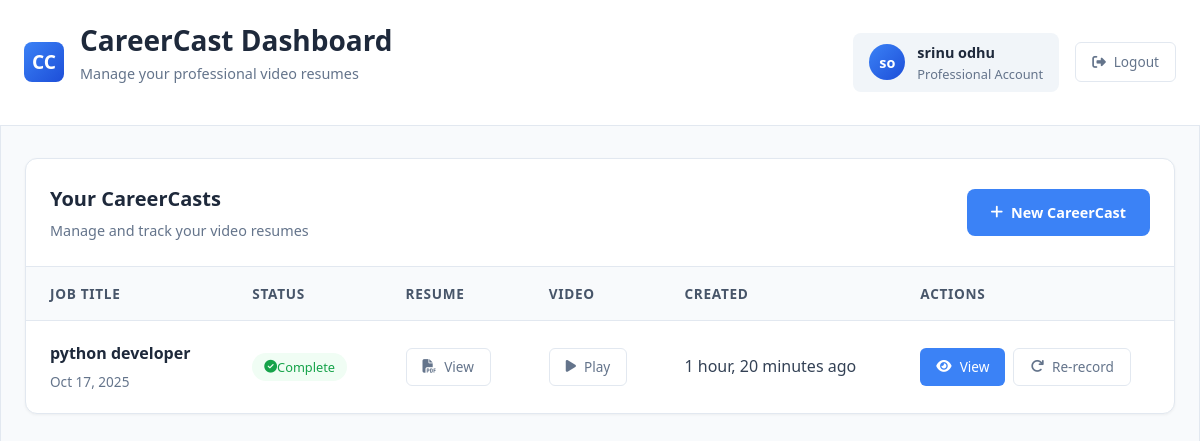
Screenshot of /dashboard/ (signed in) with the database file from the repository.
### main_app/models.py (models this page shows, shortened)
class CustomUser(AbstractUser):
    email = models.EmailField(unique=True)
    otp = models.CharField(max_length=6, blank=True, null=True)
    otp_created_at = models.DateTimeField(null=True, blank=True)
    is_verified = models.BooleanField(default=False)
    def get_profile_initials(self):
        if self.first_name and self.last_name:
            return f"{self.first_name[0]}{self.last_name[0]}".upper()
        elif self.first_name:
            return self.first_name[0].upper()
        else:
            return self.username[0].upper()
    groups = models.ManyToManyField(
        'auth.Group',
        related_name='customuser_set',  # This is the key fix for avoiding clashes
        blank=True,
        help_text='The groups this user belongs to.'
    )
    user_permissions = models.ManyToManyField(
        'auth.Permission',
        related_name='customuser_permissions',  # This is the key fix for avoiding clashes
        blank=True,
        help_text='Specific permissions for this user.'
    )

class CareerCast(models.Model):
    user = models.ForeignKey(settings.AUTH_USER_MODEL, on_delete=models.CASCADE)
    job_title = models.CharField(max_length=255)
    job_description = models.TextField()
    created_at = models.DateTimeField(auto_now_add=True)
    teleprompter_text = models.TextField(null=True, blank=True)
    updated_at = models.DateTimeField(auto_now=True)
    resume_file = models.FileField(upload_to='career_casts/resumes/', null=True, blank=True)
    video_file = models.FileField(upload_to='career_casts/videos/', null=True, blank=True)

### main_app/views.py (the view)
# urls.py: path('dashboard/', views.dashboard, name='dashboard'),
@login_required
def dashboard(request):
    try:
        career_casts = CareerCast.objects.filter(user=request.user).order_by('-created_at')
        profile_initials = request.user.get_profile_initials()
        return render(request, 'main_app/dashboard.html', {
            'career_casts': career_casts,
            'profile_initials': profile_initials
        })
    except Exception as e:
        print(f"Error fetching career casts: {e}")
        return redirect('landing')  # Fallback if there's an error

### main_app/templates/main_app/dashboard.html (shortened to what this page needs)
{% extends 'main_app/base.html' %}
{% load static %}
{% block content %}
<!DOCTYPE html>
<html lang="en">
<head>
  <link rel="stylesheet" href="https://cdnjs.cloudflare.com/ajax/libs/font-awesome/6.4.0/css/all.min.css">
</head>
<body>
  <header class="dashboard-header">
    <div class="header-content">
      <div class="logo-section">
        <div class="logo">CC</div>
        <div class="header-text">
          <h1>CareerCast Dashboard</h1>
          <p>Manage your professional video resumes</p>
        </div>
      </div>
      <div class="user-actions">
        <div class="user-info">
          <div class="user-avatar">
            {% if user.first_name and user.last_name %}
              {{ user.first_name|first }}{{ user.last_name|first }}
            {% else %}
              {% if user.username %}
                {{ user.username|first|upper }}
              {% else %}
                DU
              {% endif %}
            {% endif %}
          </div>
          <div class="user-details">
            <div class="user-name">
              {% if user.first_name and user.last_name %}
                {{ user.first_name }} {{ user.last_name }}
              {% else %}
                {% if user.username %}
                  {{ user.username }}
                {% else %}
                  Demo User
                {% endif %}
              {% endif %}
            </div>
            <div class="user-role">Professional Account</div>
          </div>
        </div>
        <a href="{% url 'logout' %}" class="logout-btn">
          <i class="fas fa-sign-out-alt"></i> Logout
        </a>
      </div>
    </div>
  </header>
  <div class="container">
    <div class="dashboard-content">
      <div class="casts-section">
        <div class="section-header">
          <div>
            <div class="section-title">Your CareerCasts</div>
            <div class="section-subtitle">Manage and track your video resumes</div>
          </div>
          <a href="{% url 'create_cast_step1' %}" class="new-cast-btn" id="newCastBtn">
            <i class="fas fa-plus"></i> New CareerCast
          </a>
        </div>
        <div class="table-container">
          {% if career_casts %}
            <table class="casts-table">
              <thead>
                <tr>
                  <th>Job Title</th>
                  <th>Status</th>
                  <th>Resume</th>
                  <th>Video</th>
                  <th>Created</th>
                  <th>Actions</th>
                </tr>
              </thead>
              <tbody>
  {% for cast in career_casts %}
  <tr>
    <td>
      <div class="job-title">{{ cast.job_title }}</div>
      <div class="job-date">{{ cast.created_at|date:"M d, Y" }}</div>
    </td>
    <td>
      {% if cast.video_file %}
        <span class="status-badge status-complete">
          <i class="fas fa-check-circle"></i> Complete
        </span>
      {% else %}
        <span class="status-badge status-draft">
          <i class="fas fa-clock"></i> In Progress
        </span>
      {% endif %}
    </td>
    <td>
      {% if cast.resume_file %}
        <a href="{{ cast.resume_file.url }}" class="btn btn-outline" target="_blank">
          <i class="fas fa-file-pdf"></i> View
        </a>
      {% else %}
        <button class="btn btn-outline" disabled style="opacity: 0.5; cursor: not-allowed;">
          <i class="fas fa-file-pdf"></i> View
        </button>
      {% endif %}
    </td>
    <td>
      {% if cast.video_file %}
        <a href="{{ cast.video_file.url }}" class="btn btn-outline" target="_blank">
          <i class="fas fa-play"></i> Play
        </a>
      {% else %}
        <span style="color: #94a3b8;">No video</span>
      {% endif %}
    </td>
    <td>{{ cast.created_at|timesince }} ago</td>
    <td>
      <div class="action-buttons">
        {% if cast.video_file %}
          <a href="{% url 'final_result' cast.id %}" class="btn btn-primary">
            <i class="fas fa-eye"></i> View
          </a>
        {% else %}
          <button class="btn btn-primary" disabled style="opacity: 0.5; cursor: not-allowed;">
            <i class="fas fa-eye"></i> View
          </button>
        {% endif %}
        <button class="btn btn-outline" onclick="reRecordVideo('{{ cast.id }}')">
          <i class="fas fa-redo"></i> Re-record
        </button>
      </div>
    </td>
  </tr>
  {% endfor %}
</tbody>
            </table>
          {% endif %}
        </div>
      </div>
    </div>
  </div>
</body>
</html>
{% endblock %}

### main_app/templates/main_app/base.html (style rules this page uses)
:root { --primary-color: #2563eb; --secondary-color: #64748b; --accent-color: #f59e0b; }
body { font-family: 'Segoe UI', Tahoma, Geneva, Verdana, sans-serif; background-color: #f8f9fa; min-height: 100vh; }
.btn-primary { background: var(--primary-color); border: none; padding: 12px 30px; border-radius: 10px; font-weight: 600; }

### main_app/templates/main_app/dashboard.html (style rules this page uses)
* { box-sizing: border-box; margin: 0; padding: 0; }
body { font-family: 'Segoe UI', system-ui, -apple-system, sans-serif; background-color: #f8fafc; color: #334155; line-height: 1.6; min-height: 100vh; border-left: 1px solid #e2e8f0; border-right: 1px solid #e2e8f0; }
.container { max-width: 100%; margin: 0 auto; padding: 0 1.5rem; }
.dashboard-header { background: white; border-bottom: 1px solid #e2e8f0; padding: 1.5rem 0; margin-bottom: 2rem; margin-left: -1px; margin-right: -1px; padding-left: 1.5rem; padding-right: 1.5rem; }
.header-content { display: flex; justify-content: space-between; align-items: center; max-width: 1400px; margin: 0 auto; }
.logo-section { display: flex; align-items: center; gap: 1rem; }
.logo { width: 40px; height: 40px; background: linear-gradient(135deg, #3b82f6, #1d4ed8); border-radius: 8px; display: flex; align-items: center; justify-content: center; color: white; font-weight: bold; font-size: 1.2rem; }
.header-text h1 { font-size: 1.75rem; font-weight: 700; color: #1e293b; margin-bottom: 0.25rem; }
.header-text p { color: #64748b; font-size: 0.9rem; }
.user-actions { display: flex; align-items: center; gap: 1rem; }
.user-info { display: flex; align-items: center; gap: 0.75rem; padding: 0.5rem 1rem; background: #f1f5f9; border-radius: 8px; }
.user-avatar { width: 36px; height: 36px; background: linear-gradient(135deg, #3b82f6, #1d4ed8); border-radius: 50%; display: flex; align-items: center; justify-content: center; color: white; font-weight: 600; font-size: 0.9rem; }
.user-details { display: flex; flex-direction: column; }
.user-name { font-weight: 600; color: #1e293b; font-size: 0.9rem; }
.user-role { color: #64748b; font-size: 0.8rem; }
.logout-btn { background: transparent; color: #64748b; border: 1px solid #e2e8f0; border-radius: 6px; padding: 0.5rem 1rem; font-size: 0.85rem; transition: all 0.2s; text-decoration: none; display: flex; align-items: center; gap: 0.5rem; }
.dashboard-content { display: grid; grid-template-columns: 1fr; gap: 2rem; margin-bottom: 3rem; max-width: 1400px; margin-left: auto; margin-right: auto; }
.casts-section { background: white; border: 1px solid #e2e8f0; border-radius: 12px; overflow: hidden; box-shadow: 0 1px 3px rgba(0, 0, 0, 0.05); }
.section-header { padding: 1.5rem; border-bottom: 1px solid #e2e8f0; display: flex; justify-content: space-between; align-items: center; }
.section-title { font-size: 1.25rem; font-weight: 600; color: #1e293b; }
.section-subtitle { color: #64748b; font-size: 0.9rem; margin-top: 0.25rem; }
.new-cast-btn { background: #3b82f6; color: white; border: none; border-radius: 8px; padding: 0.75rem 1.5rem; font-weight: 600; font-size: 0.9rem; display: flex; align-items: center; gap: 0.5rem; transition: background 0.2s; cursor: pointer; text-decoration: none; }
.table-container { overflow-x: auto; }
.casts-table { width: 100%; border-collapse: collapse; }
.casts-table th { background: #f8fafc; color: #475569; text-align: left; padding: 1rem 1.5rem; font-weight: 600; font-size: 0.85rem; text-transform: uppercase; letter-spacing: 0.05em; border-bottom: 1px solid #e2e8f0; }
.casts-table td { padding: 1.25rem 1.5rem; border-bottom: 1px solid #f1f5f9; }
.casts-table tr:last-child td { border-bottom: none; }
.job-title { font-weight: 600; color: #1e293b; margin-bottom: 0.25rem; }
.job-date { color: #64748b; font-size: 0.85rem; }
.status-badge { display: inline-flex; align-items: center; padding: 0.25rem 0.75rem; border-radius: 20px; font-size: 0.8rem; font-weight: 500; }
.status-complete { background: #f0fdf4; color: #16a34a; }
.action-buttons { display: flex; gap: 0.5rem; }
.btn { padding: 0.5rem 1rem; border-radius: 6px; font-size: 0.85rem; font-weight: 500; text-decoration: none; display: inline-flex; align-items: center; gap: 0.5rem; transition: all 0.2s; border: none; cursor: pointer; }
.btn-primary { background: #3b82f6; color: white; }
.btn-outline { background: transparent; color: #64748b; border: 1px solid #e2e8f0; }

### rows the page displays
CustomUser: first_name|first "s", last_name|first "o", first_name "srinu", last_name "odhu"
CareerCast: job_title "python developer", created_at "Oct 17, 2025", shows "Complete", created_at "1 hour, 20 minutes", shows "View"
